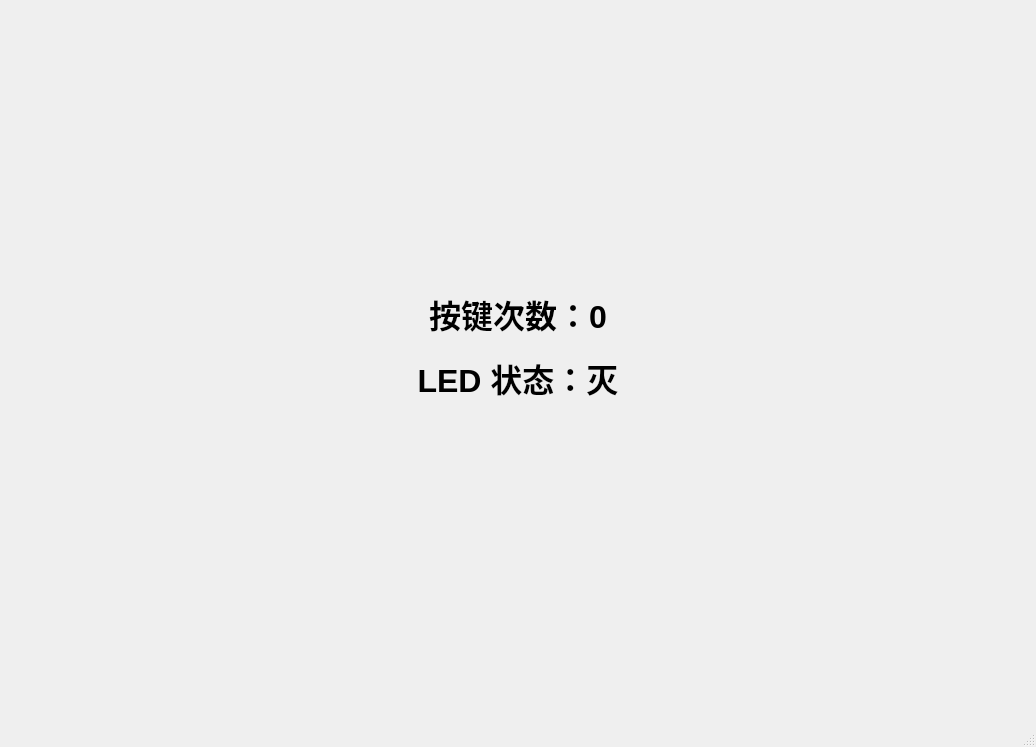
<?xml version="1.0" encoding="UTF-8"?>
<ui version="4.0">
 <class>MainWindow</class>
 <widget class="QMainWindow" name="MainWindow">
  <property name="geometry">
   <rect>
    <x>0</x>
    <y>0</y>
    <width>1036</width>
    <height>747</height>
   </rect>
  </property>
  <property name="windowTitle">
   <string>LedMqttApp</string>
  </property>
  <widget class="QWidget" name="centralwidget">
   <property name="minimumSize">
    <size>
     <width>1036</width>
     <height>0</height>
    </size>
   </property>
   <layout class="QVBoxLayout" name="verticalLayout">
    <property name="spacing">
     <number>16</number>
    </property>
    <property name="leftMargin">
     <number>16</number>
    </property>
    <property name="topMargin">
     <number>16</number>
    </property>
    <property name="rightMargin">
     <number>16</number>
    </property>
    <property name="bottomMargin">
     <number>16</number>
    </property>
    <item>
     <spacer name="topSpacer">
      <property name="orientation">
       <enum>Qt::Orientation::Vertical</enum>
      </property>
      <property name="sizeHint" stdset="0">
       <size>
        <width>20</width>
        <height>40</height>
       </size>
      </property>
     </spacer>
    </item>
    <item>
     <widget class="QLabel" name="m_keyCountLabel">
      <property name="font">
       <font>
        <pointsize>24</pointsize>
        <bold>true</bold>
       </font>
      </property>
      <property name="text">
       <string>按键次数：0</string>
      </property>
      <property name="alignment">
       <set>Qt::AlignmentFlag::AlignCenter</set>
      </property>
     </widget>
    </item>
    <item>
     <widget class="QLabel" name="m_ledStateLabel">
      <property name="font">
       <font>
        <pointsize>24</pointsize>
        <bold>true</bold>
       </font>
      </property>
      <property name="text">
       <string>LED 状态：灭</string>
      </property>
      <property name="alignment">
       <set>Qt::AlignmentFlag::AlignCenter</set>
      </property>
     </widget>
    </item>
    <item>
     <spacer name="bottomSpacer">
      <property name="orientation">
       <enum>Qt::Orientation::Vertical</enum>
      </property>
      <property name="sizeHint" stdset="0">
       <size>
        <width>20</width>
        <height>40</height>
       </size>
      </property>
     </spacer>
    </item>
    <item>
     <widget class="QLabel" name="m_hintLabel">
      <property name="font">
       <font>
        <pointsize>11</pointsize>
       </font>
      </property>
      <property name="text">
       <string/>
      </property>
      <property name="alignment">
       <set>Qt::AlignmentFlag::AlignCenter</set>
      </property>
      <property name="wordWrap">
       <bool>true</bool>
      </property>
     </widget>
    </item>
   </layout>
  </widget>
  <widget class="QMenuBar" name="menubar">
   <property name="geometry">
    <rect>
     <x>0</x>
     <y>0</y>
     <width>1036</width>
     <height>25</height>
    </rect>
   </property>
  </widget>
  <widget class="QStatusBar" name="statusbar"/>
 </widget>
 <resources/>
 <connections/>
</ui>
